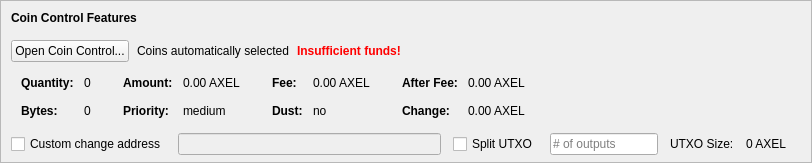
    <widget class="QFrame" name="frameCoinControl">
     <property name="sizePolicy">
      <sizepolicy hsizetype="Expanding" vsizetype="Expanding">
       <horstretch>0</horstretch>
       <verstretch>0</verstretch>
      </sizepolicy>
     </property>
     <property name="maximumSize">
      <size>
       <width>16777215</width>
       <height>16777215</height>
      </size>
     </property>
     <property name="frameShape">
      <enum>QFrame::StyledPanel</enum>
     </property>
     <property name="frameShadow">
      <enum>QFrame::Sunken</enum>
     </property>
     <layout class="QVBoxLayout" name="verticalLayoutCoinControl2">
      <property name="spacing">
       <number>0</number>
      </property>
      <property name="leftMargin">
       <number>0</number>
      </property>
      <property name="topMargin">
       <number>0</number>
      </property>
      <property name="rightMargin">
       <number>0</number>
      </property>
      <property name="bottomMargin">
       <number>6</number>
      </property>
      <item>
       <layout class="QVBoxLayout" name="verticalLayoutCoinControl" stretch="0,0,0,0,1">
        <property name="spacing">
         <number>0</number>
        </property>
        <property name="leftMargin">
         <number>10</number>
        </property>
        <property name="topMargin">
         <number>10</number>
        </property>
        <item>
         <layout class="QHBoxLayout" name="horizontalLayoutCoinControl1">
          <property name="bottomMargin">
           <number>15</number>
          </property>
          <item>
           <widget class="QLabel" name="labelCoinControlFeatures">
            <property name="sizePolicy">
             <sizepolicy hsizetype="Preferred" vsizetype="Maximum">
              <horstretch>0</horstretch>
              <verstretch>0</verstretch>
             </sizepolicy>
            </property>
            <property name="font">
             <font>
              <weight>75</weight>
              <bold>true</bold>
             </font>
            </property>
            <property name="styleSheet">
             <string notr="true">font-weight:bold;</string>
            </property>
            <property name="text">
             <string>Coin Control Features</string>
            </property>
           </widget>
          </item>
         </layout>
        </item>
        <item>
         <layout class="QHBoxLayout" name="horizontalLayoutCoinControl2" stretch="0,0,0,0">
          <property name="spacing">
           <number>8</number>
          </property>
          <property name="bottomMargin">
           <number>10</number>
          </property>
          <item>
           <widget class="QPushButton" name="pushButtonCoinControl">
            <property name="styleSheet">
             <string notr="true"/>
            </property>
            <property name="text">
             <string>Open Coin Control...</string>
            </property>
            <property name="autoDefault">
             <bool>false</bool>
            </property>
           </widget>
          </item>
          <item>
           <widget class="QLabel" name="labelCoinControlAutomaticallySelected">
            <property name="text">
             <string>Coins automatically selected</string>
            </property>
            <property name="margin">
             <number>5</number>
            </property>
           </widget>
          </item>
          <item>
           <widget class="QLabel" name="labelCoinControlInsuffFunds">
            <property name="font">
             <font>
              <weight>75</weight>
              <bold>true</bold>
             </font>
            </property>
            <property name="styleSheet">
             <string notr="true">color:red;font-weight:bold;</string>
            </property>
            <property name="text">
             <string>Insufficient funds!</string>
            </property>
            <property name="margin">
             <number>5</number>
            </property>
           </widget>
          </item>
          <item>
           <spacer name="horizontalSpacerCoinControl">
            <property name="orientation">
             <enum>Qt::Horizontal</enum>
            </property>
            <property name="sizeHint" stdset="0">
             <size>
              <width>40</width>
              <height>1</height>
             </size>
            </property>
           </spacer>
          </item>
         </layout>
        </item>
        <item>
         <widget class="QWidget" name="widgetCoinControl" native="true">
          <property name="sizePolicy">
           <sizepolicy hsizetype="Preferred" vsizetype="Preferred">
            <horstretch>0</horstretch>
            <verstretch>0</verstretch>
           </sizepolicy>
          </property>
          <property name="minimumSize">
           <size>
            <width>0</width>
            <height>0</height>
           </size>
          </property>
          <property name="styleSheet">
           <string notr="true"/>
          </property>
          <layout class="QHBoxLayout" name="horizontalLayoutCoinControl5">
           <property name="leftMargin">
            <number>0</number>
           </property>
           <property name="topMargin">
            <number>0</number>
           </property>
           <property name="rightMargin">
            <number>0</number>
           </property>
           <property name="bottomMargin">
            <number>0</number>
           </property>
           <item>
            <layout class="QHBoxLayout" name="horizontalLayoutCoinControl3" stretch="0,0,0,1">
             <property name="spacing">
              <number>20</number>
             </property>
             <property name="topMargin">
              <number>0</number>
             </property>
             <property name="bottomMargin">
              <number>10</number>
             </property>
             <item>
              <layout class="QFormLayout" name="formLayoutCoinControl1">
               <property name="horizontalSpacing">
                <number>10</number>
               </property>
               <property name="verticalSpacing">
                <number>14</number>
               </property>
               <property name="leftMargin">
                <number>10</number>
               </property>
               <property name="topMargin">
                <number>4</number>
               </property>
               <property name="rightMargin">
                <number>6</number>
               </property>
               <item row="0" column="0">
                <widget class="QLabel" name="labelCoinControlQuantityText">
                 <property name="font">
                  <font>
                   <weight>75</weight>
                   <bold>true</bold>
                  </font>
                 </property>
                 <property name="text">
                  <string>Quantity:</string>
                 </property>
                 <property name="margin">
                  <number>0</number>
                 </property>
                </widget>
               </item>
               <item row="0" column="1">
                <widget class="QLabel" name="labelCoinControlQuantity">
                 <property name="cursor">
                  <cursorShape>IBeamCursor</cursorShape>
                 </property>
                 <property name="contextMenuPolicy">
                  <enum>Qt::ActionsContextMenu</enum>
                 </property>
                 <property name="text">
                  <string notr="true">0</string>
                 </property>
                 <property name="margin">
                  <number>0</number>
                 </property>
                 <property name="textInteractionFlags">
                  <set>Qt::LinksAccessibleByMouse|Qt::TextSelectableByKeyboard|Qt::TextSelectableByMouse</set>
                 </property>
                </widget>
               </item>
               <item row="1" column="0">
                <widget class="QLabel" name="labelCoinControlBytesText">
                 <property name="font">
                  <font>
                   <weight>75</weight>
                   <bold>true</bold>
                  </font>
                 </property>
                 <property name="text">
                  <string>Bytes:</string>
                 </property>
                </widget>
               </item>
               <item row="1" column="1">
                <widget class="QLabel" name="labelCoinControlBytes">
                 <property name="cursor">
                  <cursorShape>IBeamCursor</cursorShape>
                 </property>
                 <property name="contextMenuPolicy">
                  <enum>Qt::ActionsContextMenu</enum>
                 </property>
                 <property name="text">
                  <string notr="true">0</string>
                 </property>
                 <property name="textInteractionFlags">
                  <set>Qt::LinksAccessibleByMouse|Qt::TextSelectableByKeyboard|Qt::TextSelectableByMouse</set>
                 </property>
                </widget>
               </item>
              </layout>
             </item>
             <item>
              <layout class="QFormLayout" name="formLayoutCoinControl2">
               <property name="horizontalSpacing">
                <number>10</number>
               </property>
               <property name="verticalSpacing">
                <number>14</number>
               </property>
               <property name="leftMargin">
                <number>6</number>
               </property>
               <property name="topMargin">
                <number>4</number>
               </property>
               <property name="rightMargin">
                <number>6</number>
               </property>
               <item row="0" column="0">
                <widget class="QLabel" name="labelCoinControlAmountText">
                 <property name="font">
                  <font>
                   <weight>75</weight>
                   <bold>true</bold>
                  </font>
                 </property>
                 <property name="text">
                  <string>Amount:</string>
                 </property>
                 <property name="margin">
                  <number>0</number>
                 </property>
                </widget>
               </item>
               <item row="0" column="1">
                <widget class="QLabel" name="labelCoinControlAmount">
                 <property name="cursor">
                  <cursorShape>IBeamCursor</cursorShape>
                 </property>
                 <property name="contextMenuPolicy">
                  <enum>Qt::ActionsContextMenu</enum>
                 </property>
                 <property name="text">
                  <string notr="true">0.00 AXEL</string>
                 </property>
                 <property name="textInteractionFlags">
                  <set>Qt::LinksAccessibleByMouse|Qt::TextSelectableByKeyboard|Qt::TextSelectableByMouse</set>
                 </property>
                </widget>
               </item>
               <item row="1" column="0">
                <widget class="QLabel" name="labelCoinControlPriorityText">
                 <property name="font">
                  <font>
                   <weight>75</weight>
                   <bold>true</bold>
                  </font>
                 </property>
                 <property name="text">
                  <string>Priority:</string>
                 </property>
                </widget>
               </item>
               <item row="1" column="1">
                <widget class="QLabel" name="labelCoinControlPriority">
                 <property name="cursor">
                  <cursorShape>IBeamCursor</cursorShape>
                 </property>
                 <property name="contextMenuPolicy">
                  <enum>Qt::ActionsContextMenu</enum>
                 </property>
                 <property name="text">
                  <string>medium</string>
                 </property>
                 <property name="textInteractionFlags">
                  <set>Qt::LinksAccessibleByMouse|Qt::TextSelectableByKeyboard|Qt::TextSelectableByMouse</set>
                 </property>
                </widget>
               </item>
              </layout>
             </item>
             <item>
              <layout class="QFormLayout" name="formLayoutCoinControl3">
               <property name="horizontalSpacing">
                <number>10</number>
               </property>
               <property name="verticalSpacing">
                <number>14</number>
               </property>
               <property name="leftMargin">
                <number>6</number>
               </property>
               <property name="topMargin">
                <number>4</number>
               </property>
               <property name="rightMargin">
                <number>6</number>
               </property>
               <item row="0" column="0">
                <widget class="QLabel" name="labelCoinControlFeeText">
                 <property name="font">
                  <font>
                   <weight>75</weight>
                   <bold>true</bold>
                  </font>
                 </property>
                 <property name="text">
                  <string>Fee:</string>
                 </property>
                 <property name="margin">
                  <number>0</number>
                 </property>
                </widget>
               </item>
               <item row="0" column="1">
                <widget class="QLabel" name="labelCoinControlFee">
                 <property name="cursor">
                  <cursorShape>IBeamCursor</cursorShape>
                 </property>
                 <property name="contextMenuPolicy">
                  <enum>Qt::ActionsContextMenu</enum>
                 </property>
                 <property name="text">
                  <string notr="true">0.00 AXEL</string>
                 </property>
                 <property name="textInteractionFlags">
                  <set>Qt::LinksAccessibleByMouse|Qt::TextSelectableByKeyboard|Qt::TextSelectableByMouse</set>
                 </property>
                </widget>
               </item>
               <item row="1" column="0">
                <widget class="QLabel" name="labelCoinControlLowOutputText">
                 <property name="font">
                  <font>
                   <weight>75</weight>
                   <bold>true</bold>
                  </font>
                 </property>
                 <property name="text">
                  <string>Dust:</string>
                 </property>
                </widget>
               </item>
               <item row="1" column="1">
                <widget class="QLabel" name="labelCoinControlLowOutput">
                 <property name="cursor">
                  <cursorShape>IBeamCursor</cursorShape>
                 </property>
                 <property name="contextMenuPolicy">
                  <enum>Qt::ActionsContextMenu</enum>
                 </property>
                 <property name="text">
                  <string>no</string>
                 </property>
                 <property name="textInteractionFlags">
                  <set>Qt::LinksAccessibleByMouse|Qt::TextSelectableByKeyboard|Qt::TextSelectableByMouse</set>
                 </property>
                </widget>
               </item>
              </layout>
             </item>
             <item>
              <layout class="QFormLayout" name="formLayoutCoinControl4">
               <property name="horizontalSpacing">
                <number>10</number>
               </property>
               <property name="verticalSpacing">
                <number>14</number>
               </property>
               <property name="leftMargin">
                <number>6</number>
               </property>
               <property name="topMargin">
                <number>4</number>
               </property>
               <property name="rightMargin">
                <number>6</number>
               </property>
               <item row="0" column="0">
                <widget class="QLabel" name="labelCoinControlAfterFeeText">
                 <property name="font">
                  <font>
                   <weight>75</weight>
                   <bold>true</bold>
                  </font>
                 </property>
                 <property name="text">
                  <string>After Fee:</string>
                 </property>
                 <property name="margin">
                  <number>0</number>
                 </property>
                </widget>
               </item>
               <item row="0" column="1">
                <widget class="QLabel" name="labelCoinControlAfterFee">
                 <property name="cursor">
                  <cursorShape>IBeamCursor</cursorShape>
                 </property>
                 <property name="contextMenuPolicy">
                  <enum>Qt::ActionsContextMenu</enum>
                 </property>
                 <property name="text">
                  <string notr="true">0.00 AXEL</string>
                 </property>
                 <property name="textInteractionFlags">
                  <set>Qt::LinksAccessibleByMouse|Qt::TextSelectableByKeyboard|Qt::TextSelectableByMouse</set>
                 </property>
                </widget>
               </item>
               <item row="1" column="0">
                <widget class="QLabel" name="labelCoinControlChangeText">
                 <property name="font">
                  <font>
                   <weight>75</weight>
                   <bold>true</bold>
                  </font>
                 </property>
                 <property name="text">
                  <string>Change:</string>
                 </property>
                </widget>
               </item>
               <item row="1" column="1">
                <widget class="QLabel" name="labelCoinControlChange">
                 <property name="cursor">
                  <cursorShape>IBeamCursor</cursorShape>
                 </property>
                 <property name="contextMenuPolicy">
                  <enum>Qt::ActionsContextMenu</enum>
                 </property>
                 <property name="text">
                  <string notr="true">0.00 AXEL</string>
                 </property>
                 <property name="textInteractionFlags">
                  <set>Qt::LinksAccessibleByMouse|Qt::TextSelectableByKeyboard|Qt::TextSelectableByMouse</set>
                 </property>
                </widget>
               </item>
              </layout>
             </item>
            </layout>
           </item>
          </layout>
         </widget>
        </item>
        <item>
         <layout class="QHBoxLayout" name="horizontalLayoutCoinControl4" stretch="0,0,0,0,0,0,0">
          <property name="spacing">
           <number>12</number>
          </property>
          <property name="sizeConstraint">
           <enum>QLayout::SetDefaultConstraint</enum>
          </property>
          <property name="topMargin">
           <number>5</number>
          </property>
          <property name="rightMargin">
           <number>5</number>
          </property>
          <item>
           <widget class="QCheckBox" name="checkBoxCoinControlChange">
            <property name="toolTip">
             <string>If this is activated, but the change address is empty or invalid, change will be sent to a newly generated address.</string>
            </property>
            <property name="text">
             <string>Custom change address</string>
            </property>
           </widget>
          </item>
          <item>
           <widget class="QValidatedLineEdit" name="lineEditCoinControlChange">
            <property name="enabled">
             <bool>false</bool>
            </property>
            <property name="sizePolicy">
             <sizepolicy hsizetype="Expanding" vsizetype="Fixed">
              <horstretch>0</horstretch>
              <verstretch>0</verstretch>
             </sizepolicy>
            </property>
           </widget>
          </item>
          <item>
           <widget class="QCheckBox" name="splitBlockCheckBox">
            <property name="text">
             <string>Split UTXO</string>
            </property>
           </widget>
          </item>
          <item>
           <widget class="QLineEdit" name="splitBlockLineEdit">
            <property name="sizePolicy">
             <sizepolicy hsizetype="Fixed" vsizetype="Fixed">
              <horstretch>50</horstretch>
              <verstretch>0</verstretch>
             </sizepolicy>
            </property>
            <property name="placeholderText">
             <string># of outputs</string>
            </property>
           </widget>
          </item>
          <item>
           <widget class="QLabel" name="labelBlockSizeText">
            <property name="text">
             <string>UTXO Size:</string>
            </property>
           </widget>
          </item>
          <item>
           <widget class="QLabel" name="labelBlockSize">
            <property name="text">
             <string>0 AXEL</string>
            </property>
           </widget>
          </item>
          <item>
           <widget class="QLabel" name="labelCoinControlChangeLabel">
            <property name="sizePolicy">
             <sizepolicy hsizetype="Preferred" vsizetype="Expanding">
              <horstretch>0</horstretch>
              <verstretch>0</verstretch>
             </sizepolicy>
            </property>
            <property name="minimumSize">
             <size>
              <width>0</width>
              <height>0</height>
             </size>
            </property>
            <property name="text">
             <string/>
            </property>
            <property name="margin">
             <number>3</number>
            </property>
           </widget>
          </item>
         </layout>
        </item>
        <item>
         <spacer name="verticalSpacerCoinControl">
          <property name="orientation">
           <enum>Qt::Vertical</enum>
          </property>
          <property name="sizeHint" stdset="0">
           <size>
            <width>800</width>
            <height>1</height>
           </size>
          </property>
         </spacer>
        </item>
       </layout>
      </item>
     </layout>
    </widget>
